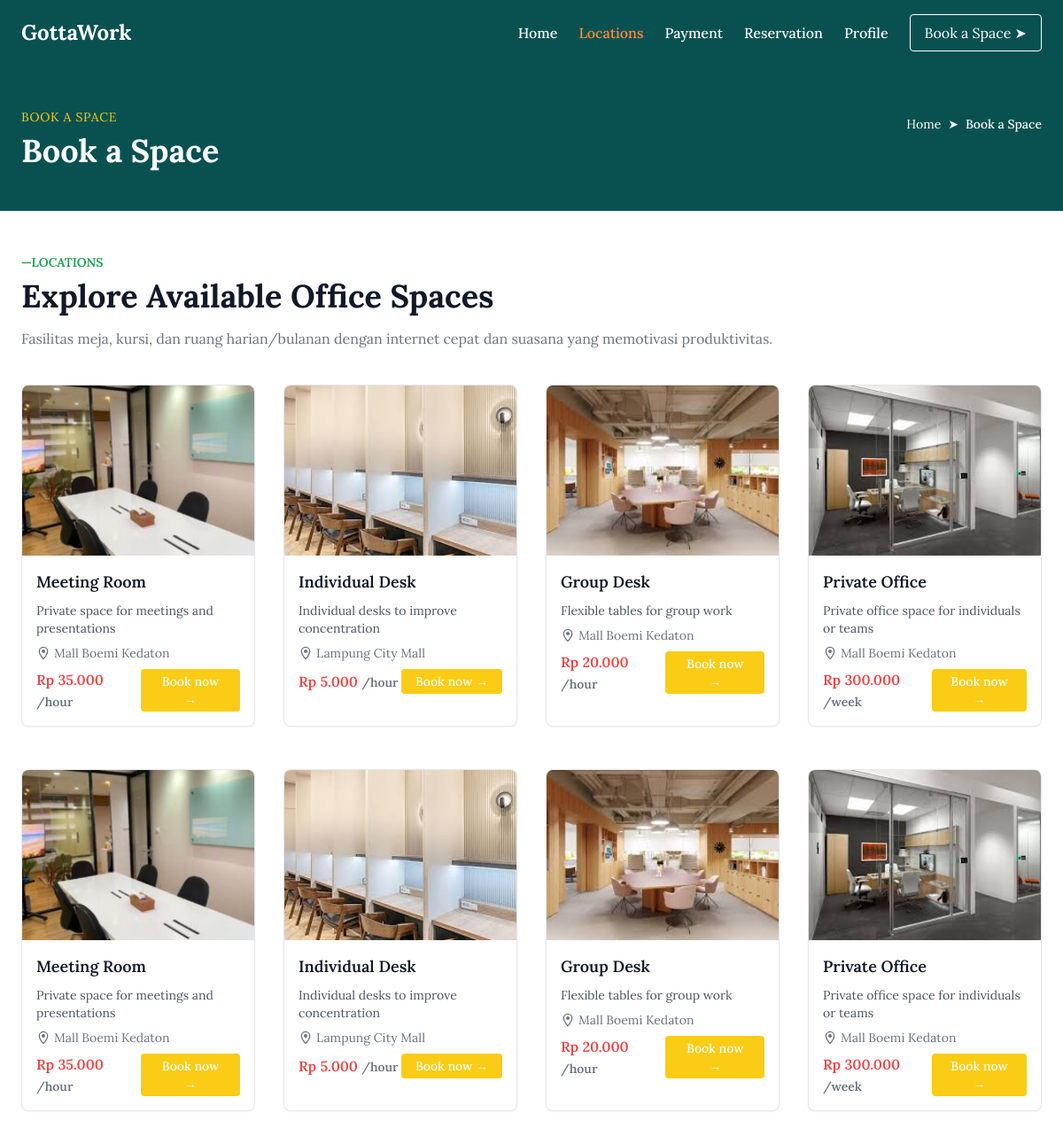
Screenshot of /ketersediaanws.php with the database file from the repository.
### tables this page shows
CREATE TABLE `workspaces` (
  `id` int(11) NOT NULL,
  `name` varchar(100) DEFAULT NULL,
  `description` text,
  `location` varchar(100) DEFAULT NULL,
  `price` int(11) DEFAULT NULL,
  `duration_unit` varchar(10) DEFAULT NULL,
  `image_path` varchar(255) DEFAULT NULL
);

### ketersediaanws.php (the view, shortened to what this page needs)
<?php
$conn = new mysqli("localhost", "root", "", "database_gottawork");
$sql = "SELECT * FROM workspaces";
$result = $conn->query($sql);
$workspaces = [];
if ($result->num_rows > 0) {
    while ($row = $result->fetch_assoc()) {
        $workspaces[] = $row;
    }
}
?>
<!DOCTYPE html>
<html lang="en">
<head>
  <script src="https://cdn.tailwindcss.com"></script>
</head>
<body class="bg-white text-gray-900 font-[Lora]">
  <header class="bg-custom-gray text-white">
    <div class="max-w-7xl mx-auto flex items-center justify-between px-6 py-4">
      <div class="text-2xl font-bold text-white">GottaWork</div>
      <nav class="flex items-center space-x-6">
        <a href="homepage.php" class="text-white hover:text-orange-400 font-medium">Home</a>
        <a href="ketersediaanws.php" class="text-orange-400 font-medium underline-offset-4">Locations</a>
        <a href="pembayaran.html" class="text-white hover:text-orange-400 font-medium">Payment</a>
        <a href="membatalkanreservasi.html" class="text-white hover:text-orange-400 font-medium">Reservation</a>
        <a href="#" class="text-white hover:text-orange-400 font-medium">Profile</a>
        <a href="bookingdate.html" class="ml-4 border border-white text-white px-4 py-2 rounded hover:bg-white hover:text-gray-800 transition">Book a Space ➤</a>
      </nav>
    </div>
    <div class="max-w-7xl mx-auto px-6 py-12 flex justify-between items-start">
      <div>
        <p class="text-yellow-400 uppercase tracking-wider text-sm mb-2">Book a Space</p>
        <h1 class="text-4xl font-bold">Book a Space</h1>
      </div>
      <div class="text-sm text-white mt-2 flex items-center space-x-2">
        <span>Home</span>
        <span>➤</span>
        <span class="font-medium">Book a Space</span>
      </div>
    </div>
  </header>
  <section class="max-w-7xl mx-auto px-6 py-12">
    <h4 class="text-green-600 font-semibold uppercase text-sm mb-2">—Locations</h4>
    <h2 class="text-4xl font-bold mb-4">Explore Available Office Spaces</h2>
    <p class="text-gray-500 mb-10">Fasilitas meja, kursi, dan ruang harian/bulanan dengan internet cepat dan suasana yang memotivasi produktivitas.</p>
    <div class="grid gap-8 md:grid-cols-2 lg:grid-cols-4">
      <?php foreach ($workspaces as $row): ?>
        <div class="bg-white border rounded-lg shadow-sm overflow-hidden">
          <img src="<?= htmlspecialchars($row['image_path']) ?>" class="w-full h-48 object-cover" />
          <div class="p-4 space-y-2">
            <h3 class="font-semibold text-lg"><?= htmlspecialchars($row['name']) ?></h3>
            <p class="text-sm text-gray-600"><?= htmlspecialchars($row['description']) ?></p>
            <div class="flex items-center text-sm text-gray-500">
              <svg class="w-4 h-4 mr-1" fill="none" stroke="currentColor" viewBox="0 0 24 24">
                <path d="M12 2C8.13401 2 5 5.13401 5 9c0 5.25 7 13 7 13s7-7.75 7-13c0-3.86599-3.13401-7-7-7z" stroke-width="2" stroke-linecap="round" stroke-linejoin="round"/>
                <circle cx="12" cy="9" r="2.5" fill="currentColor" />
              </svg>
              <?= htmlspecialchars($row['location']) ?>
            </div>
            <div class="flex justify-between items-center mt-2">
              <span class="text-red-500 font-semibold">
                Rp <?= number_format($row['price'], 0, ',', '.') ?>
                <span class="text-sm text-gray-500">/<?= $row['duration_unit'] ?></span>
              </span>
              <a href="bookingdate.html" class="bg-yellow-400 hover:bg-yellow-500 text-white px-4 py-1 rounded text-sm font-medium inline-block text-center">Book now →</a>
            </div>
          </div>
        </div>
      <?php endforeach; ?>
    </div>
    <div class="grid gap-8 mt-12 md:grid-cols-2 lg:grid-cols-4">
      <?php foreach ($workspaces as $row): ?>
        <div class="bg-white border rounded-lg shadow-sm overflow-hidden">
          <img src="<?= htmlspecialchars($row['image_path']) ?>" class="w-full h-48 object-cover" />
          <div class="p-4 space-y-2">
            <h3 class="font-semibold text-lg"><?= htmlspecialchars($row['name']) ?></h3>
            <p class="text-sm text-gray-600"><?= htmlspecialchars($row['description']) ?></p>
            <div class="flex items-center text-sm text-gray-500">
              <svg class="w-4 h-4 mr-1" fill="none" stroke="currentColor" viewBox="0 0 24 24">
                <path d="M12 2C8.13401 2 5 5.13401 5 9c0 5.25 7 13 7 13s7-7.75 7-13c0-3.86599-3.13401-7-7-7z" stroke-width="2" stroke-linecap="round" stroke-linejoin="round"/>
                <circle cx="12" cy="9" r="2.5" fill="currentColor" />
              </svg>
              <?= htmlspecialchars($row['location']) ?>
            </div>
            <div class="flex justify-between items-center mt-2">
              <span class="text-red-500 font-semibold">
                Rp <?= number_format($row['price'], 0, ',', '.') ?>
                <span class="text-sm text-gray-500">/<?= $row['duration_unit'] ?></span>
              </span>
              <a href="bookingdate.html" class="bg-yellow-400 hover:bg-yellow-500 text-white px-4 py-1 rounded text-sm font-medium inline-block text-center">Book now →</a>
            </div>
          </div>
        </div>
      <?php endforeach; ?>
    </div>
  </section>
</body>
</html>

### ketersediaanws.php (style rules this page uses)
body { font-family: 'Lora', serif; }
.bg-custom-gray { background-color: #095151; }

### rows the page displays
workspaces: image_path (picture), name "Meeting Room", description "Private space for meetings and presentations", location "Mall Boemi Kedaton", price "35.000", duration_unit "hour"
workspaces: image_path (picture), name "Individual Desk", description "Individual desks to improve concentration", location "Lampung City Mall", price "5.000", duration_unit "hour"
workspaces: image_path (picture), name "Group Desk", description "Flexible tables for group work", location "Mall Boemi Kedaton", price "20.000", duration_unit "hour"
workspaces: image_path (picture), name "Private Office", description "Private office space for individuals or teams", location "Mall Boemi Kedaton", price "300.000", duration_unit "week"
